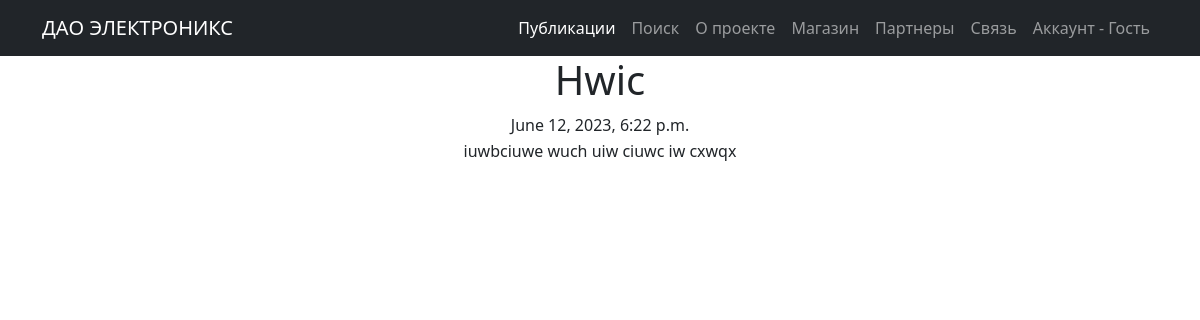
Before: /50 with the older database file.
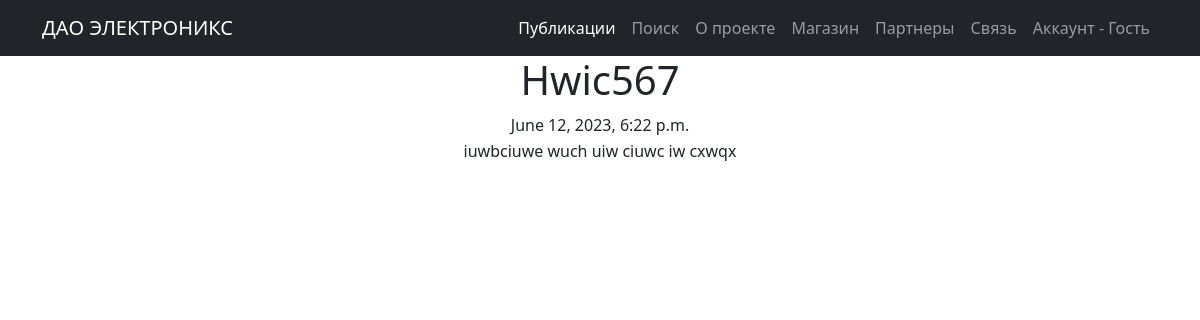
After: the same page with the newer database file.
### posts/models.py (models this page shows, shortened)
class Post(models.Model):
    type = models.CharField(max_length=2, choices=CATEGORY_CHOICES, default=ARTICLE)
    add_time = models.DateTimeField(auto_now_add=True)
    title = models.CharField(max_length=255)
    text = models.TextField()
    rating = models.IntegerField(default=0)
    author = models.ForeignKey(Author, on_delete=models.CASCADE)
    category = models.ManyToManyField(Category, through='PostCategory')

### posts/views.py (the view)
# urls.py: path('<int:pk>', PostsDetail.as_view(), name='post_detail'),
class PostsDetail(DetailView):
    model = Post
    template_name = 'post.html'
    context_object_name = 'post'

### posts/templatetags/custom_filters.py (called while the page is built)
@register.filter()
def censor(value):
    for item in bad_words:
        if item in value:
            return value.replace(item, new_word(item))
        else:
            return value

### templates/post.html (shortened to what this page needs)
{% extends 'flatpages/default.html' %}
{% load custom_filters %}
{% block content %}
<h1>{{ post.title|censor }}</h1>
<table align="center">
    <tr>
        <td> {{ post.add_time }} </td>
    </tr>
        <tr>
        <td> {{ post.text|censor }} </td>
    </tr>
</table>
{% endblock content %}

Changed rows visible on the page:
changed Post "iuwbciuwe wuch uiw ciuwc iw cxwqx": title|censor "Hwic" → "Hwic567"
